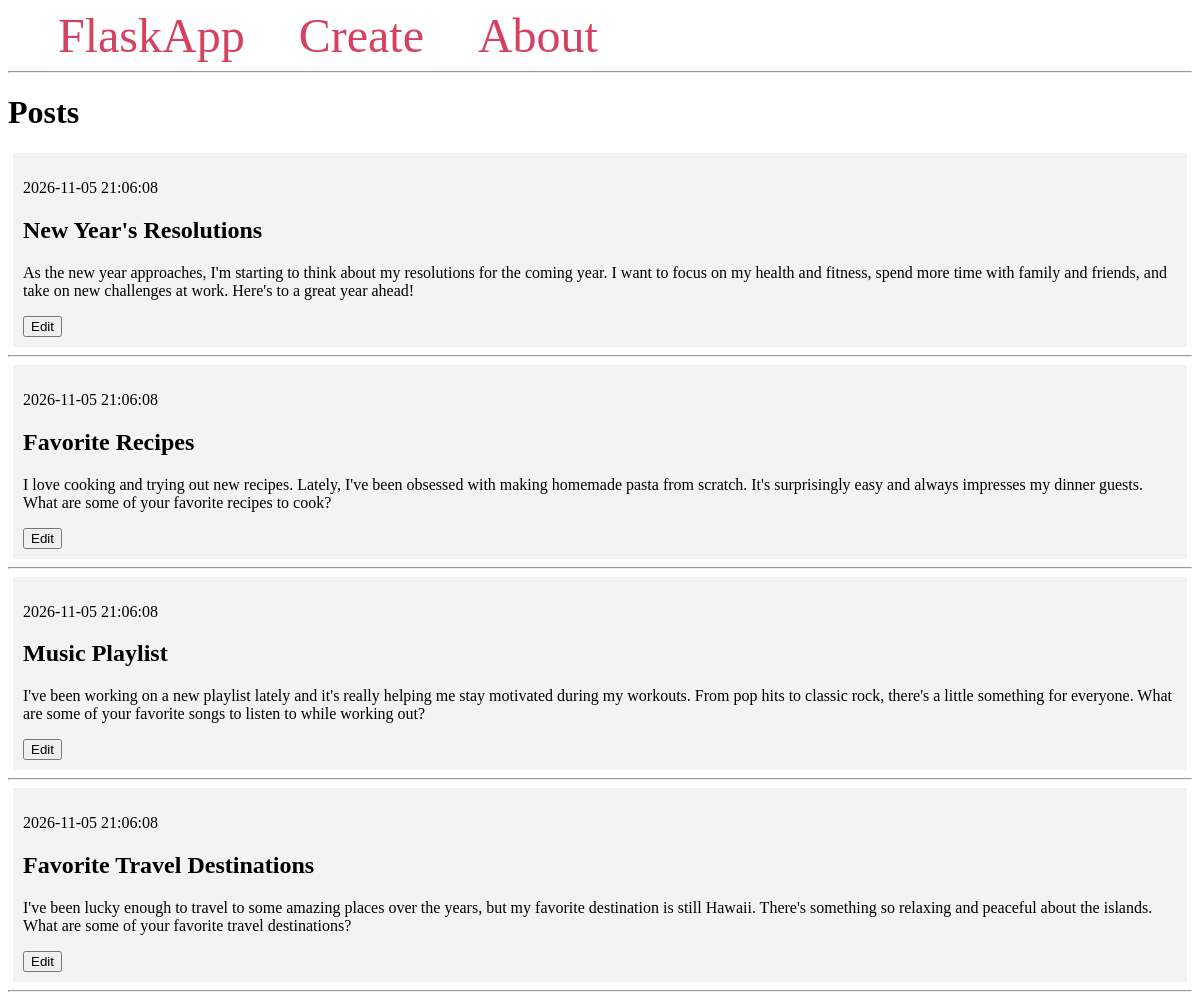
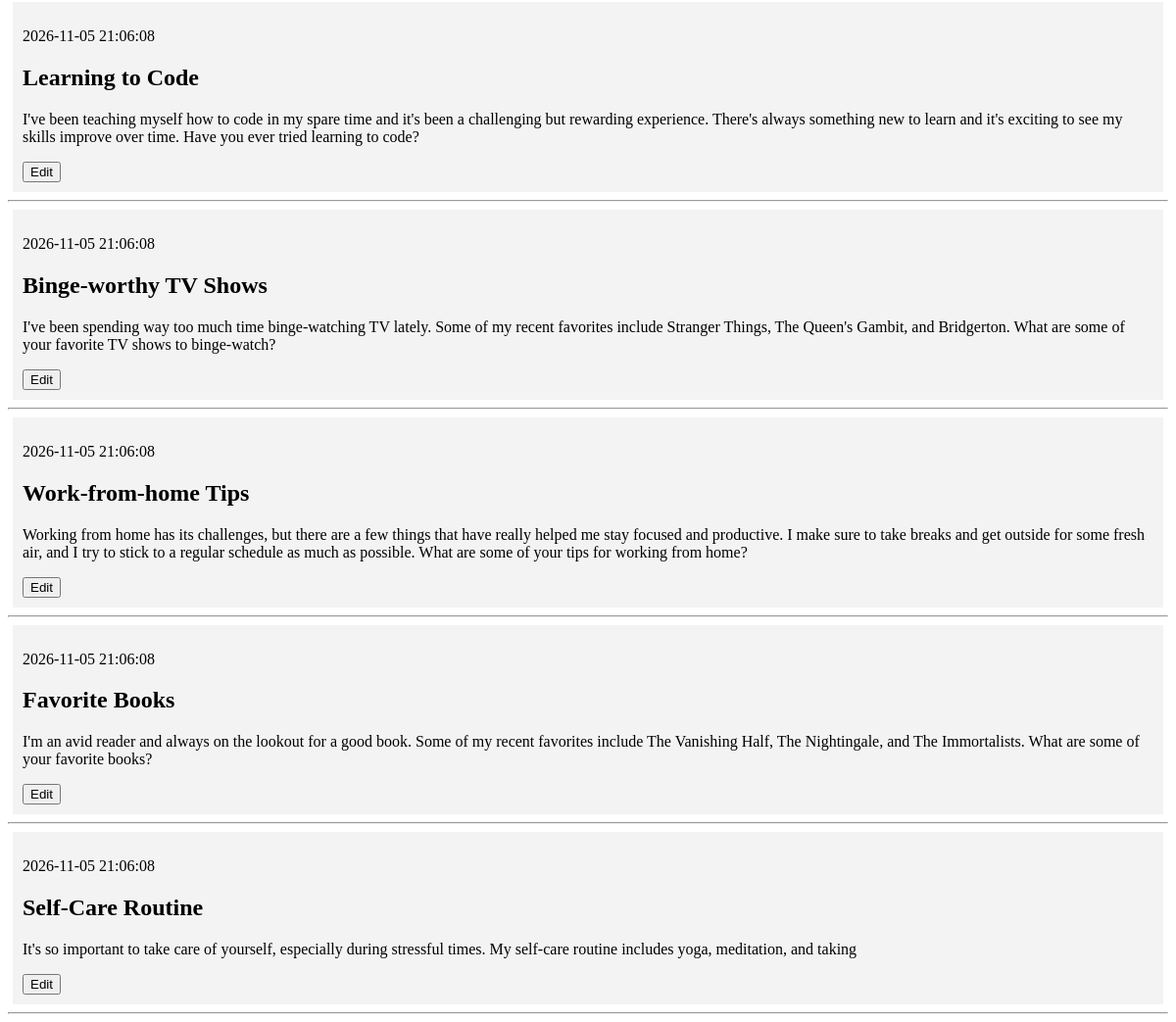
The page / on the database its author committed (2 pictures, top to bottom).
### tables this page shows
CREATE TABLE posts (
    id INTEGER PRIMARY KEY AUTOINCREMENT,
    created TIMESTAMP NOT NULL DEFAULT CURRENT_TIMESTAMP,
    title TEXT NOT NULL,
    content TEXT NOT NULL
);

### app.py (the view)
@app.route('/')
def index():
    conn = get_db_connection()
    posts = conn.execute('SELECT * FROM posts').fetchall()
    conn.close()
    return render_template('index.html', posts=posts)

### app.py (called while the page is built)
def get_db_connection():
    conn = sqlite3.connect('database.db')
    conn.row_factory = sqlite3.Row
    return conn

### templates/index.html
{% extends 'base.html' %}
{% block content %}
    <h1>{% block title %} Posts {% endblock %}</h1>
    {% for post in posts %}
        <div class='post'>
            <p>{{ post['created'] }}</p>
            <h2>{{ post['title'] }}</h2>
            <p>{{ post['content'] }}</p>
            <a href="{{ url_for('edit', id=post['id']) }}">
                <button>Edit</button>
            </a>
        </div>
        <hr>
    {% endfor %}
{% endblock %}

### templates/base.html (shortened to what this page needs)
<!DOCTYPE html>
<html lang="en">
<head>
</head>
<body>
    <nav>
        <a href="{{ url_for('index') }}">FlaskApp</a>
        <a href="{{ url_for('create') }}">Create</a>
        <a href="#">About</a>
    </nav>
    <hr>
    <div class="content">
        {% block content %} {% endblock %}
    </div>
</body>
</html>

### templates/base.html (style rules this page uses)
.post { padding: 10px; margin: 5px; background-color: #f3f3f3; }
nav a { color: #d64161; font-size: 3em; margin-left: 50px; text-decoration: none; }

### rows shown on the page
posts: created "2026-11-05 21:06:08", title "New Year's Resolutions", content "As the new year approaches, I'm starting to think about my resolutions for the coming year. I want to focus on my health and fitness, spend more time with family and friends, and take on new challenges at work. Here's to a great year ahead!"
posts: created "2026-11-05 21:06:08", title "Favorite Recipes", content "I love cooking and trying out new recipes. Lately, I've been obsessed with making homemade pasta from scratch. It's surprisingly easy and always impresses my dinner guests. What are some of your favorite recipes to cook?"
posts: created "2026-11-05 21:06:08", title "Music Playlist", content "I've been working on a new playlist lately and it's really helping me stay motivated during my workouts. From pop hits to classic rock, there's a little something for everyone. What are some of your favorite songs to listen to while working out?"
posts: created "2026-11-05 21:06:08", title "Favorite Travel Destinations", content "I've been lucky enough to travel to some amazing places over the years, but my favorite destination is still Hawaii. There's something so relaxing and peaceful about the islands. What are some of your favorite travel destinations?"
posts: created "2026-11-05 21:06:08", title "Learning to Code", content "I've been teaching myself how to code in my spare time and it's been a challenging but rewarding experience. There's always something new to learn and it's exciting to see my skills improve over time. Have you ever tried learning to code?"
posts: created "2026-11-05 21:06:08", title "Binge-worthy TV Shows", content "I've been spending way too much time binge-watching TV lately. Some of my recent favorites include Stranger Things, The Queen's Gambit, and Bridgerton. What are some of your favorite TV shows to binge-watch?"
posts: created "2026-11-05 21:06:08", title "Work-from-home Tips", content "Working from home has its challenges, but there are a few things that have really helped me stay focused and productive. I make sure to take breaks and get outside for some fresh air, and I try to stick to a regular schedule as much as possible. What are some of your tips for working from home?"
posts: created "2026-11-05 21:06:08", title "Favorite Books", content "I'm an avid reader and always on the lookout for a good book. Some of my recent favorites include The Vanishing Half, The Nightingale, and The Immortalists. What are some of your favorite books?"
posts: created "2026-11-05 21:06:08", title "Self-Care Routine", content "It's so important to take care of yourself, especially during stressful times. My self-care routine includes yoga, meditation, and taking"
